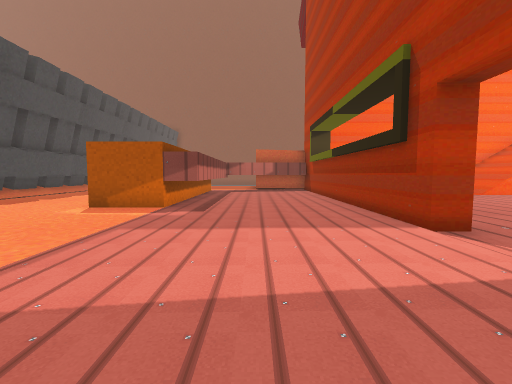
view 1 (above)

23 first-person views from a walk through a 3-D level made in the Godot game engine. The camera is 1.5 m above the floor, tilts 4° down and sees 90° across. The floor is counted in squares, 1.8 m on a side. Each view is taken from the middle of a square. On the plan, view 1 faces up. The plan holds only what a view shows up to about 10 squares ahead; the rest is blank. The place goes on beyond the plan. Flat picture figures and markers are not drawn. Characters and animated objects are left out. Some surface patterns are stand-ins.

view 2
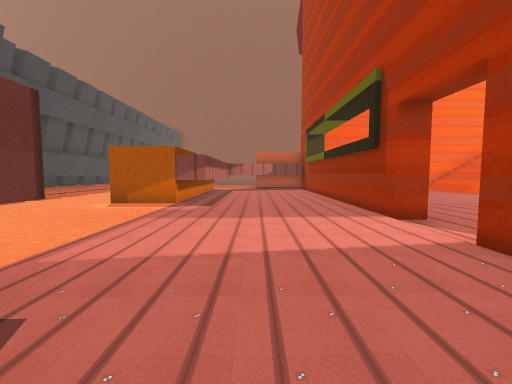

view 3
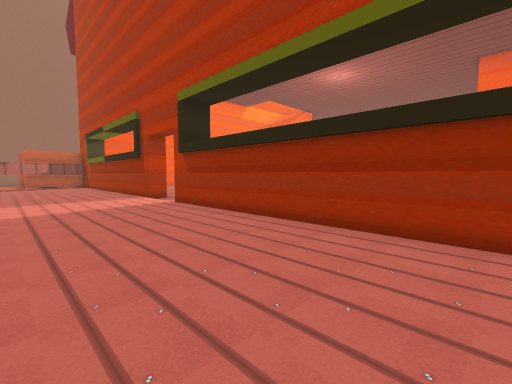

view 4
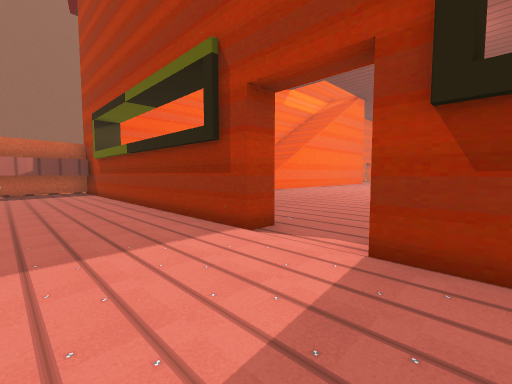

view 5
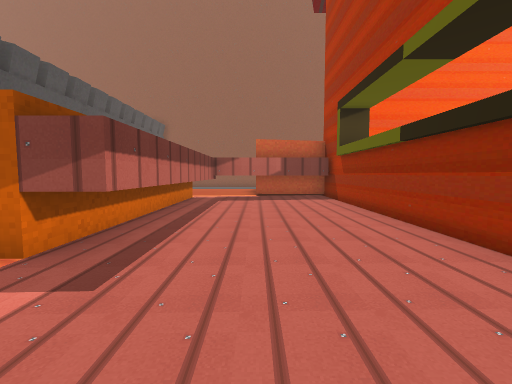

view 6
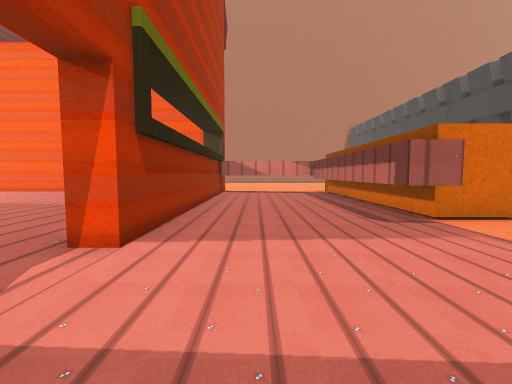

view 7
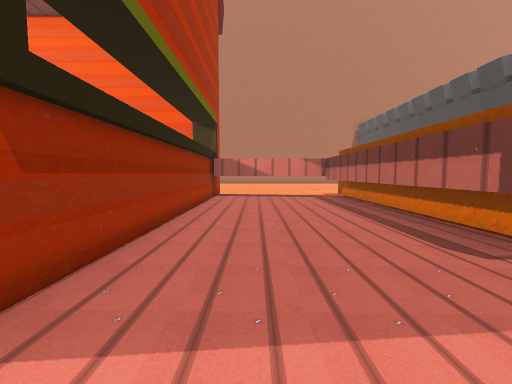

view 8
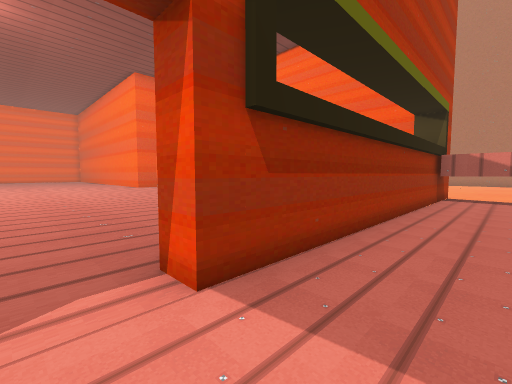

view 9
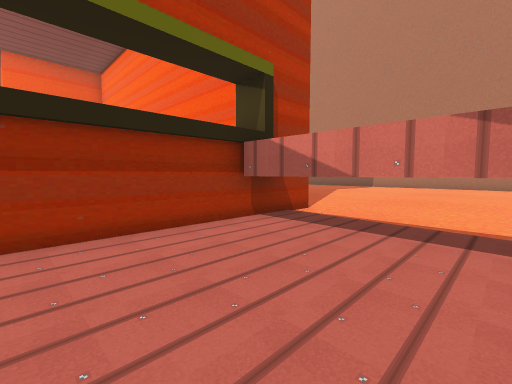

view 10
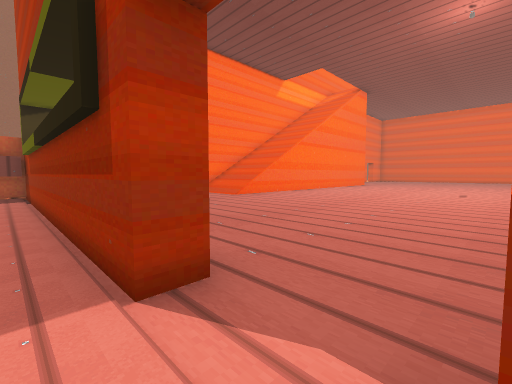

view 11
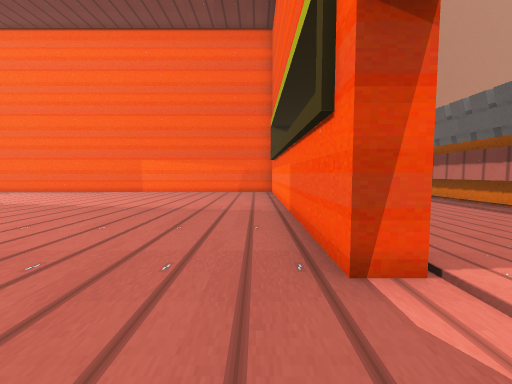

view 12
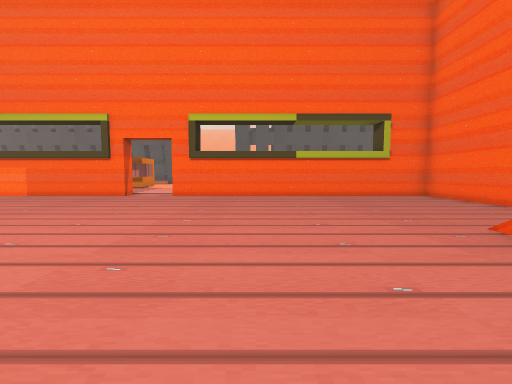

view 13
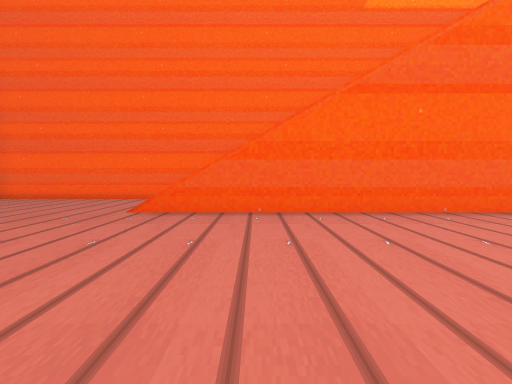

view 14
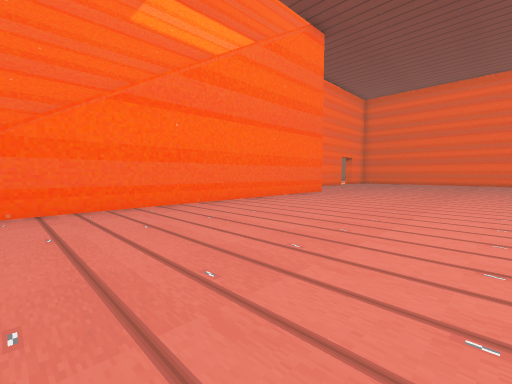

view 15
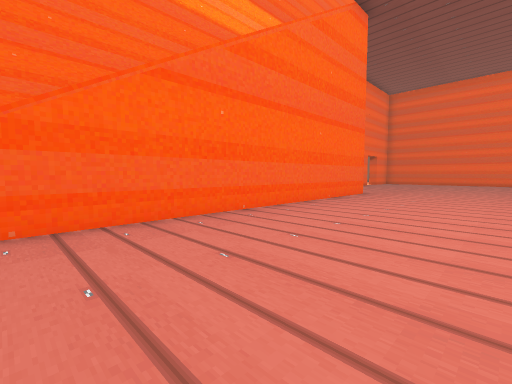

view 16
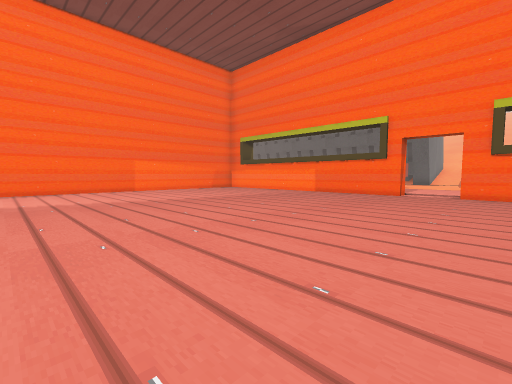

view 17
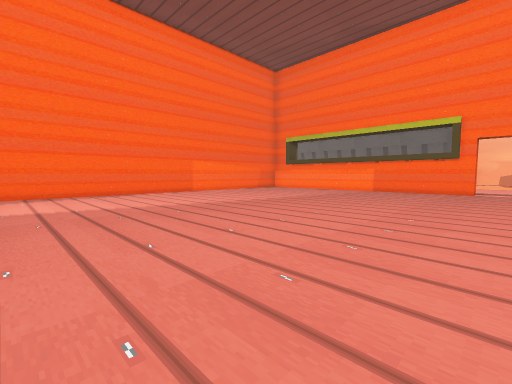

view 18
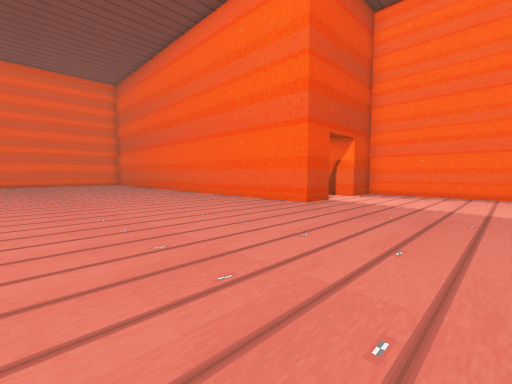

view 19
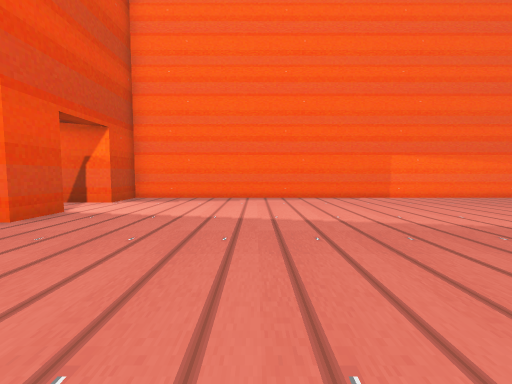

view 20
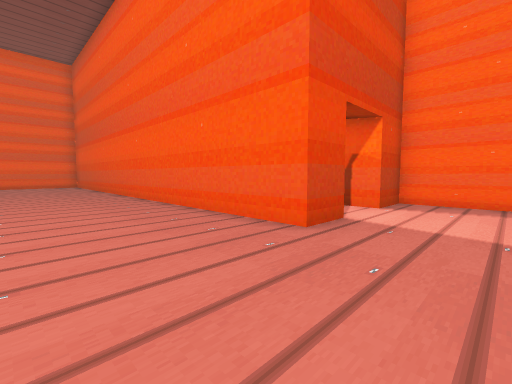

view 21
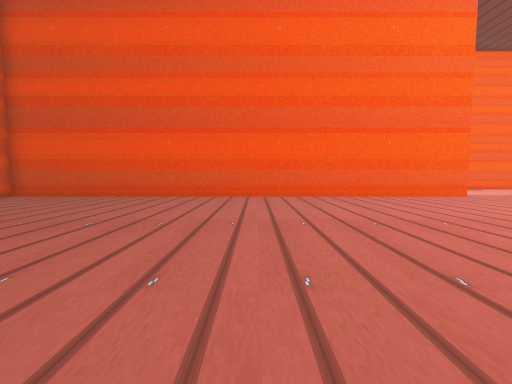

view 22
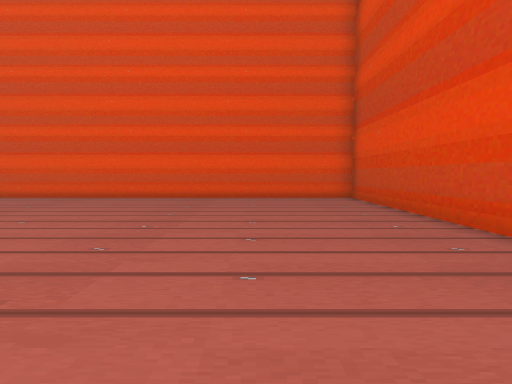

view 23
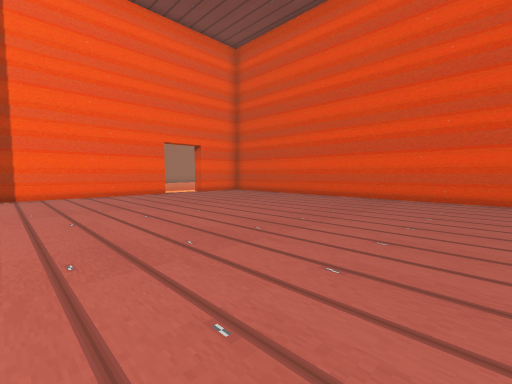

### Floor plan
Points are (right, up) in squares from view 1. A wall is a line through its corners. A room is listed if a view was taken in it or the views show most of it. See-through windows are left out.
Room 1 (views 1, 2, 3, 4, 5, 6, 7, 8, 9, 10)
walls: (3.2, 3.8) (2.6, 3.8) (2.6, 13.8) (0, 13.8); (-2.5, 0.8) (-1.5, 0.8) (-1.5, -6.2) (2.5, -6.2); (-3.9, 0.2) (-2.4, 0.2) (-2.4, -7); (2.6, -6.5) (2.6, 2) (3.2, 2); (2.6, 12.9) (-1.5, 12.9) (-1.5, 6.6) (-4.4, 6.6); (-2.4, 13.6) (-2.4, 6.5)
ways out: opening at (3, 2.5) to room 2
Room 2 (views 11, 12, 13, 14, 15, 16, 17, 18, 19, 20, 21, 22, 23)
walls: (18.2, -4.8) (18.2, -3.4) (26, -3.4); (19.4, 13.5) (3.2, 13.5) (3.2, 3.8); (27.9, -3.4) (29.1, -3.4); (31.4, -3.4) (35, -3.4) (35, 9.1); (29.8, 13.5) (26, 13.5); (3.2, 2) (3.2, -5.6); (4.9, -8) (18.2, -8) (18.2, -6.5) (19.8, -6.5)
ways out: opening at (3, 2.5) to room 1

Where each view was taken, in squares from view 1:
view 1: 0 up, 0 right, facing up
view 2: 1 down, 0 right, facing up
view 3: 5 down, 1 left, facing up-right
view 4: 1 up, 0 right, facing up-right
view 5: 4 up, 0 right, facing up
view 6: 5 up, 1 right, facing down
view 7: 3 up, 1 right, facing down
view 8: 3 up, 1 right, facing down-right
view 9: 3 down, 1 left, facing down-right
view 10: 2 up, 2 right, facing up-right
view 11: 4 up, 4 right, facing down
view 12: 7 up, 13 right, facing left
view 13: 5 up, 12 right, facing up
view 14: 4 up, 12 right, facing up-right
view 15: 6 up, 12 right, facing up-right
view 16: 5 up, 14 right, facing down-left
view 17: 3 up, 16 right, facing down-left
view 18: 3 up, 14 right, facing down-right
view 19: 1 up, 14 right, facing down
view 20: 0 up, 16 right, facing down-right
view 21: 6 up, 26 right, facing down
view 22: 0 up, 26 right, facing right
view 23: 3 up, 26 right, facing up-right
